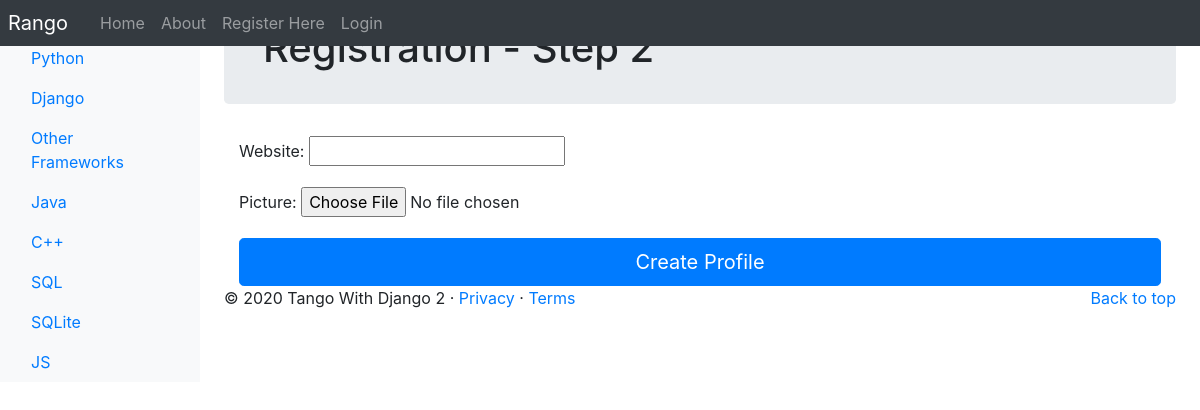
The app's page /rango/register_profile/, older data.
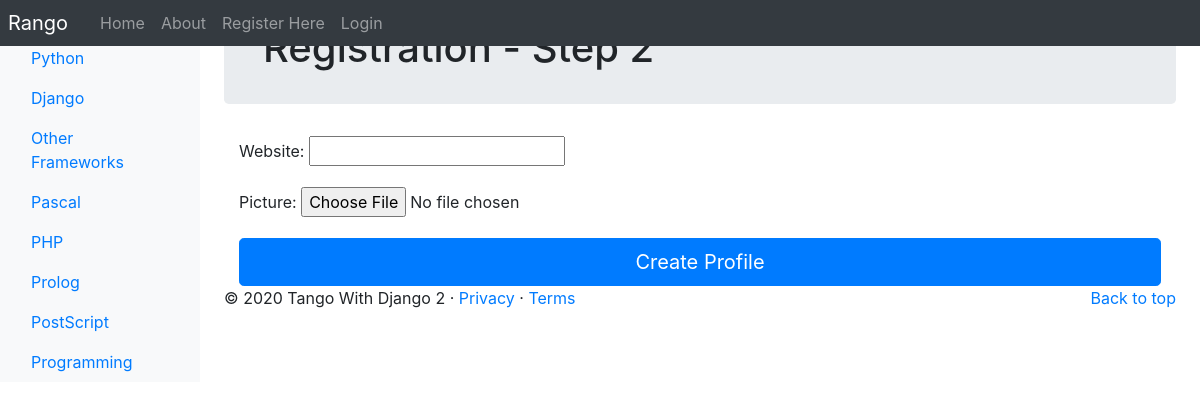
The same page, newer data.
### rango/models.py (models this page shows, shortened)
class Category(models.Model):
    NAME_MAX_LENGTH = 128
    name = models.CharField(max_length=NAME_MAX_LENGTH, unique=True)
    views = models.IntegerField(default=0)
    likes = models.IntegerField(default=0)
    slug = models.SlugField(unique=True)
    class Meta:
        verbose_name_plural = 'Categories'

### rango/views.py (the view, shortened to what this page needs)
# urls.py: path('register_profile/', RegisterProfileView.as_view(), name='register_profile'),
class RegisterProfileView(View):
    form = UserProfileForm
    context_dict = dict()
    def get(self, request):
        self.context_dict['form'] = self.form
        return render(request, 'rango/profile_registration.html', context=self.context_dict)

### rango/templatetags/rango_template_tags.py (called while the page is built)
@register.inclusion_tag('rango/categories.html')
def get_category_list(current_category=None):
    return {'categories': Category.objects.all(),
            'current_category': current_category}

### templates/rango/profile_registration.html (shortened to what this page needs)
{% extends 'rango/base.html' %}
{% load staticfiles %}
{% block body_block %}
    <div class="jumbotron p-4">
        <div class="container">
            <h1 class="jumbotron-heading">Registration - Step 2</h1>
        </div>
    </div>
    <div class="container">
        <form method="post" action="{% url 'rango:register_profile' %}"
              enctype="multipart/form-data">
            {{ form.as_p }}
            <button class="btn btn-lg btn-primary btn-block" type="submit"
                    value="Submit">Create Profile</button>
        </form>
    </div>
{% endblock %}

### templates/rango/categories.html (shortened to what this page needs)
<ul class="nav flex-column">
    {% if categories %}
        {% for c in categories %}
            {% if c == current_category %}
                <li class="nav-item">
                    <a class="nav-link active" href="{% url 'rango:show_category' c.slug %}">
                        <span data-feather="archive"></span>{{ c.name }}
                    </a>
                </li>
            {% else %}
                <li class="nav-item">
                    <a class="nav-link" href="{% url 'rango:show_category' c.slug %}">
                        {{ c.name }}
                    </a>
                </li>
            {% endif %}
        {% endfor %}
    {% else %}
        <li class="nav-item">There are no categories present.</li>
    {% endif %}
</ul>

Row changes from the older to the newer data that the page shows:
removed Category: name "Java"
removed Category: name "C++"
removed Category: name "SQL"
removed Category: name "SQLite"
removed Category: name "JS"
added Category: name "Pascal"
added Category: name "PHP"
added Category: name "Prolog"
added Category: name "PostScript"
added Category: name "Programming"
